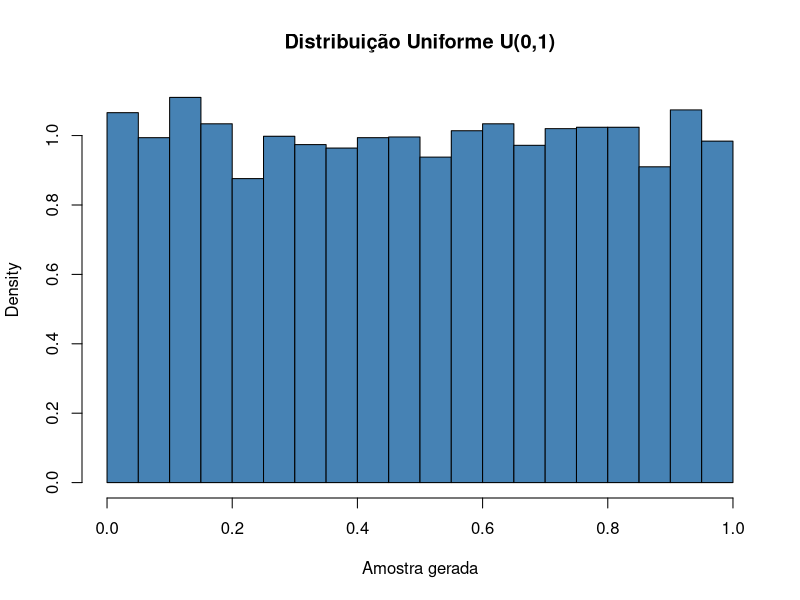
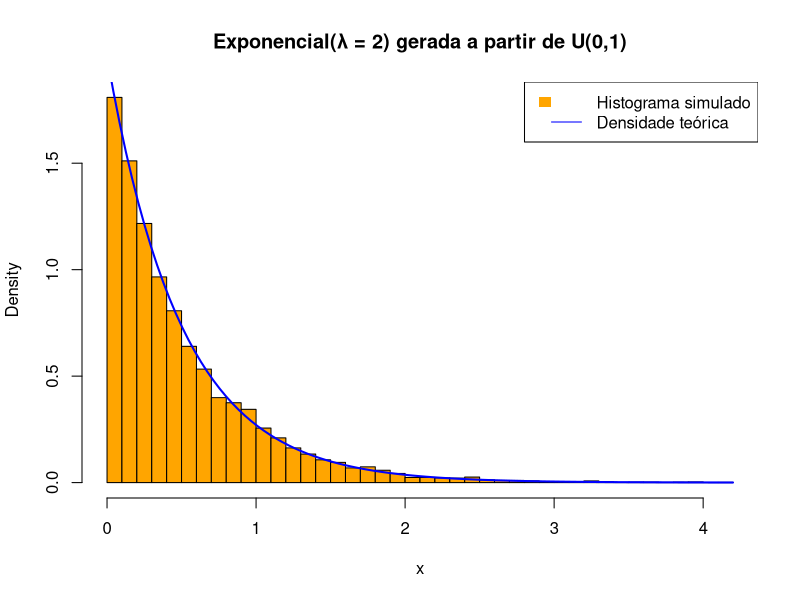
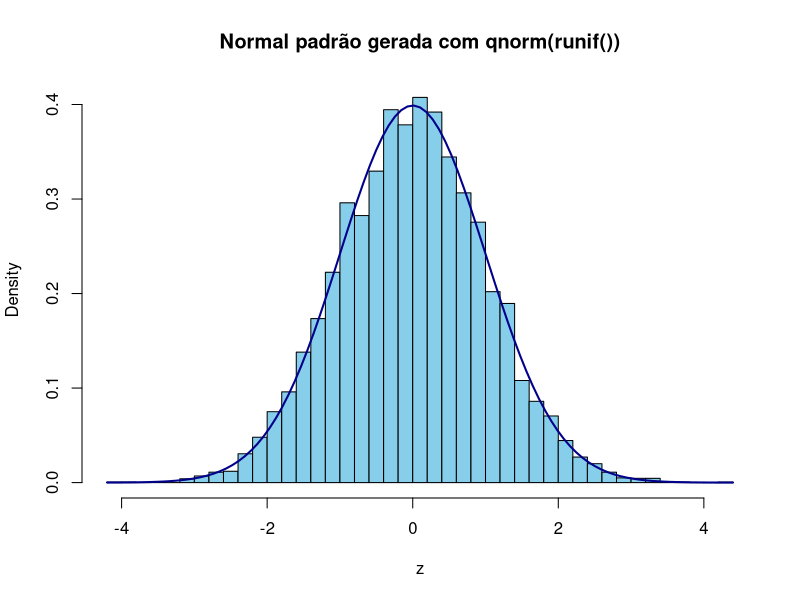

The R script that drew these images, in order:
## ---- chunk 1
#| label: setup
#| echo: false

# configura exibição de números
options(digits = 8, scipen = 999)

# carrega pacotes
library(tidyverse)
## ---- chunk 2
# Exemplo das propriedades
set.seed(123)
investimento <- rnorm(1000, mean = 0.05, sd = 0.12)  # Retorno 5%, vol 12%
## ---- chunk 3
# Propriedade 1: V(X + constante) = V(X)
# Adicionar uma constante não altera o risco
taxa <- 0.02
var(investimento)
var(investimento + taxa)  # Variância igual
## ---- chunk 4
# Propriedade 2: V(a*X) = a²*V(X)  
# Dobrar o investimento quadruplica o risco
dobro_investimento <- 2 * investimento
var(investimento)
var(dobro_investimento)  # 4 vezes maior
2^2 * var(investimento)  # Confirmação teórica
## ---- chunk 5
# Fixa a semente para reprodutibilidade
set.seed(123) 

# Simula 10 observações de uma VA Bernoulli
simulacao_bernoulli <- rbinom(n = 10, size = 1, prob = 0.5)
simulacao_bernoulli
## ---- chunk 6
# Fixa a semente para reprodutibilidade
set.seed(123) 

# Simula 100 observações de uma VA Binomial
simulacao_binomial <- rbinom(n = 100, size = 10, prob = 0.5)
simulacao_binomial
## ---- chunk 7
set.seed(42)  # para reprodutibilidade
runif(10)
## ---- chunk 8
amostra <- runif(10000)
hist(amostra, breaks = 20, col = "steelblue", main = "Distribuição Uniforme U(0,1)",
     xlab = "Amostra gerada", probability = TRUE)
## ---- chunk 9
mean(amostra > 0.2 & amostra < 0.5)  # Aproximação empírica de P(0.2 < Y < 0.5)
## ---- chunk 10
# Gerando 10.000 valores da Exponencial(λ) com λ = 2
set.seed(42)
u <- runif(10000)      # Uniforme(0,1)
lambda <- 2
x <- -log(u) / lambda  # Exponencial(λ)

# Visualizando a distribuição
hist(x, breaks = 30, col = "orange", probability = TRUE,
     main = "Exponencial(λ = 2) gerada a partir de U(0,1)",
     xlab = "x")

# Comparando com densidade teórica
curve(dexp(x, rate = lambda), add = TRUE, col = "blue", lwd = 2)
legend("topright", legend = c("Histograma simulado", "Densidade teórica"),
       fill = c("orange", NA), border = NA, lty = c(NA, 1), col = c(NA, "blue"))
## ---- chunk 11
z <- qnorm(runif(10000))  # Z ~ N(0,1)
hist(z, breaks = 30, col = "skyblue", probability = TRUE,
     main = "Normal padrão gerada com qnorm(runif())")
curve(dnorm(x), add = TRUE, col = "darkblue", lwd = 2)
## ---- chunk 12
#| echo: true
# Simular 5 valores de uma distr. normal padrão
set.seed(123)
rnorm(5)
## ---- chunk 13
# f(0) - densidade no ponto 0
dnorm(0)
## ---- chunk 14
# P(Z ≤ 1.96)
pnorm(1.96)
## ---- chunk 15
# Encontra z tal que P(Z ≤ z) = 0.975
qnorm(0.975)
## ---- chunk 16
pnorm(1.25)
## ---- chunk 17
1-pnorm(1.25)
## ---- chunk 18
pnorm(-0.25)
## ---- chunk 19
#A probabilidade de Z estar entre -0.80 e 1.25 é a diferença entre as probabilidades acumuladas até esses pontos

pnorm(1.25)-pnorm(-0.8)
## ---- chunk 20
qnorm(0.9798, mean = 0, sd = 1)
## ---- chunk 21
qnorm(0.2546, mean = 0, sd = 1)
## ---- chunk 22
qnorm(1-0.1075, mean = 0, sd = 1)
## ---- chunk 23
qnorm(1-0.9418, mean = 0, sd = 1)
## ---- chunk 24
mean(sample(0:1, 10, replace = TRUE)) # 10 lançamentos
## ---- chunk 25
mean(sample(0:1, 100, replace = TRUE)) # 100 lançamentos
## ---- chunk 26
mean(sample(0:1, 1000, replace = TRUE)) # 1000 lançamentos 
## ---- chunk 27
mean(sample(0:1, 10000, replace = TRUE)) # 10000 lançamentos 
## ---- chunk 28
n <- 10000
vetor_simulacoes <- numeric(n)

for (i in 1:n) {
  teste <- sample(0:1, 3, replace = TRUE)
  vetor_simulacoes[i] <- as.numeric(sum(teste) == 3)
}

mean(vetor_simulacoes)
## ---- chunk 29
# fixando a semente do algoritmo
set.seed(2023)

# integracao via SMC

## Gerando amostras uniformes no intervalo [2, 5]
u <- runif(100000, min = 2, max = 5)

## Calculando a média/valor esperado da função seno
(5 - 2)*mean(sin(u))
## ---- chunk 30
# resolvendo numericamente a integral
integrate(sin, 2, 5)
## ---- chunk 31
# Semente para reprodutibilidade
set.seed(2023)

# Função de interesse
f <- function(x) sin(x*(1 - x)) / (1 + x + sqrt(x))

# Integração via Monte Carlo
u <- runif(100000)
mean(f(u))  # Estimativa da integral
## ---- chunk 32
integrate(f, 0, 1)
## ---- chunk 33
#Simulando a variável aleatória Z

set.seed(123)
z <- rnorm(1000)
sum(z>2.5)/1000
## ---- chunk 34
1-pnorm(2.5)
## ---- chunk 35
#Estimativa da probabilidade por simulação
set.seed(123)
z <- rnorm(1000)
sum(z>-1.2 & z<1.3)/1000
## ---- chunk 36
pnorm(1.3) - pnorm(-1.2)
## ---- chunk 37
set.seed(123)

a <- runif(1000, min = 1, max = 3)

mean(a^2)*(3 - 1)


g <- function(x) {
  out <- x^2
}


integrate(g, lower = 1, upper = 3)
## ---- chunk 38
set.seed(789)

b <- runif(1000, min = 0, max = pi)

mean(sin(b))*(pi)

g2 <- function(x) {
  out <- sin(x)
}
  
integrate(g2, lower = 0, upper = pi)
